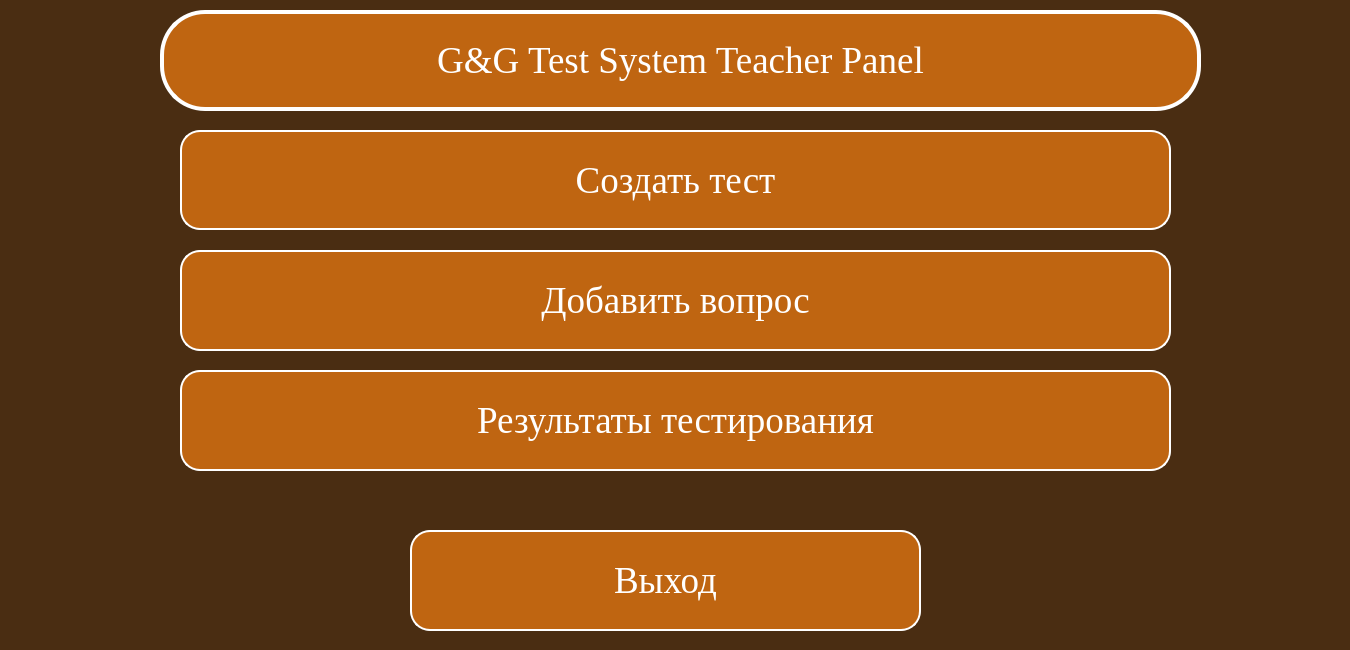
<?xml version="1.0" encoding="UTF-8"?>
<ui version="4.0">
 <class>Dialog</class>
 <widget class="QDialog" name="Dialog">
  <property name="geometry">
   <rect>
    <x>0</x>
    <y>0</y>
    <width>1350</width>
    <height>650</height>
   </rect>
  </property>
  <property name="windowTitle">
   <string>Dialog</string>
  </property>
  <property name="styleSheet">
   <string notr="true">background-color: rgb(74, 45, 18);
font-size:28pt;</string>
  </property>
  <widget class="QPushButton" name="CreateTest">
   <property name="geometry">
    <rect>
     <x>180</x>
     <y>130</y>
     <width>991</width>
     <height>100</height>
    </rect>
   </property>
   <property name="font">
    <font>
     <family>Times New Roman</family>
     <pointsize>50</pointsize>
     <weight>50</weight>
     <italic>false</italic>
     <bold>false</bold>
    </font>
   </property>
   <property name="styleSheet">
    <string notr="true">QPushButton {
color: white;
background-color: rgb(191, 101, 17);
border-radius: 20px;
border: 2px solid #ffffff;
font: 50pt &quot;Times New Roman&quot;;
}

QPushButton:pressed {
color: rgb(191, 101, 17);
background-color: white;
border: 4px solid rgb(191, 101, 17);
font: 50pt &quot;Times New Roman&quot;;
}</string>
   </property>
   <property name="text">
    <string>Создать тест</string>
   </property>
  </widget>
  <widget class="QPushButton" name="AddQuestion">
   <property name="geometry">
    <rect>
     <x>180</x>
     <y>250</y>
     <width>991</width>
     <height>101</height>
    </rect>
   </property>
   <property name="font">
    <font>
     <family>Times New Roman</family>
     <pointsize>50</pointsize>
     <weight>50</weight>
     <italic>false</italic>
     <bold>false</bold>
    </font>
   </property>
   <property name="styleSheet">
    <string notr="true">QPushButton {
color: white;
background-color: rgb(191, 101, 17);
border-radius: 20px;
border: 2px solid #ffffff;
font: 50pt &quot;Times New Roman&quot;;
}

QPushButton:pressed {
color: rgb(191, 101, 17);
background-color: white;
border: 4px solid rgb(191, 101, 17);
font: 50pt &quot;Times New Roman&quot;;
}</string>
   </property>
   <property name="text">
    <string>Добавить вопрос</string>
   </property>
  </widget>
  <widget class="QLabel" name="label">
   <property name="geometry">
    <rect>
     <x>160</x>
     <y>10</y>
     <width>1041</width>
     <height>101</height>
    </rect>
   </property>
   <property name="font">
    <font>
     <family>Times New Roman</family>
     <pointsize>50</pointsize>
     <weight>50</weight>
     <italic>false</italic>
     <bold>false</bold>
    </font>
   </property>
   <property name="styleSheet">
    <string notr="true">font: 50pt &quot;Times New Roman&quot;;
color: white;
background-color: rgb(191, 101, 17);
border-radius: 45px;
border: 4px solid #ffffff;</string>
   </property>
   <property name="text">
    <string>G&amp;G Test System Teacher Panel</string>
   </property>
   <property name="scaledContents">
    <bool>false</bool>
   </property>
   <property name="alignment">
    <set>Qt::AlignCenter</set>
   </property>
   <property name="wordWrap">
    <bool>true</bool>
   </property>
  </widget>
  <widget class="QPushButton" name="exitButton">
   <property name="geometry">
    <rect>
     <x>410</x>
     <y>530</y>
     <width>511</width>
     <height>101</height>
    </rect>
   </property>
   <property name="font">
    <font>
     <family>Times New Roman</family>
     <pointsize>50</pointsize>
     <weight>50</weight>
     <italic>false</italic>
     <bold>false</bold>
    </font>
   </property>
   <property name="styleSheet">
    <string notr="true">QPushButton {
color: white;
background-color: rgb(191, 101, 17);
border-radius: 20px;
border: 2px solid #ffffff;
font: 50pt &quot;Times New Roman&quot;;
}

QPushButton:pressed {
color: rgb(191, 101, 17);
background-color: white;
border: 4px solid rgb(191, 101, 17);
font: 50pt &quot;Times New Roman&quot;;
}</string>
   </property>
   <property name="text">
    <string>Выход</string>
   </property>
  </widget>
  <widget class="QPushButton" name="TestResults">
   <property name="geometry">
    <rect>
     <x>180</x>
     <y>370</y>
     <width>991</width>
     <height>101</height>
    </rect>
   </property>
   <property name="font">
    <font>
     <family>Times New Roman</family>
     <pointsize>50</pointsize>
     <weight>50</weight>
     <italic>false</italic>
     <bold>false</bold>
    </font>
   </property>
   <property name="styleSheet">
    <string notr="true">QPushButton {
color: white;
background-color: rgb(191, 101, 17);
border-radius: 20px;
border: 2px solid #ffffff;
font: 50pt &quot;Times New Roman&quot;;
}

QPushButton:pressed {
color: rgb(191, 101, 17);
background-color: white;
border: 4px solid rgb(191, 101, 17);
font: 50pt &quot;Times New Roman&quot;;
}</string>
   </property>
   <property name="text">
    <string>Результаты тестирования</string>
   </property>
  </widget>
 </widget>
 <resources/>
 <connections/>
</ui>
